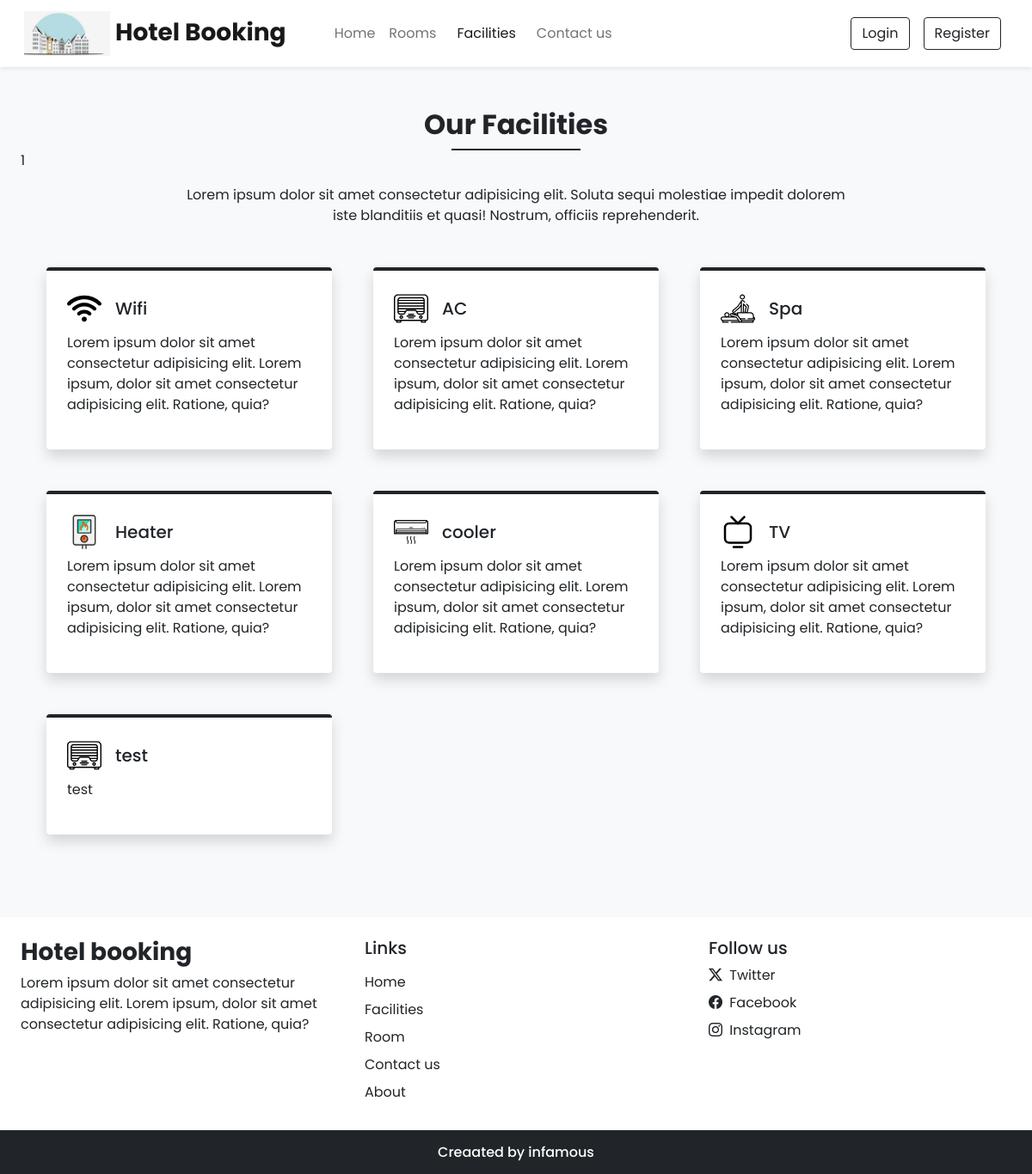
Screenshot of /facilities.php with the database file from the repository.
### tables this page shows
CREATE TABLE `facilities` (
  `id` int(11) NOT NULL,
  `icon` varchar(150) NOT NULL,
  `name` varchar(150) NOT NULL,
  `description` varchar(150) NOT NULL
);

### admin/inc/db_config.php (called while the page is built, shortened)
<?php
function selectAll($table) {
    $con = $GLOBALS['con'];
    $res = mysqli_query($con, "SELECT * FROM $table");
    return $res;
}
?>

### facilities.php (the view, shortened to what this page needs)
<!DOCTYPE html>
<html lang="en">
<head>
  <?php require('inc/links.php')?>
</head>
<body class="bg-light">
   <?php require('inc/header.php')?>
  <div class="my-5 px-4">
    <h2 class="fw-bold h-font text-center">Our Facilities</h2>
    <div class="h-line bg-dark"></div>1
    <p class="text-center mt-3">
      Lorem ipsum dolor sit amet consectetur adipisicing elit. Soluta sequi molestiae impedit dolorem <br>iste blanditiis et quasi! Nostrum, officiis reprehenderit.
    </p>
  </div>
  <div class="container">
    <div class="row">
      <?php
        $res=selectAll('facilities');
        $path=FEATURES_IMG_PATH;
        while($row=mysqli_fetch_assoc($res)){
          echo<<<data
          <div class="col-lg-4 col-md-6 mb-5 px-4">
            <div class="bg-white rounded shadow p-4 border-top border-4 border-dark pop">
              <div class="d-flex align-items-center mb-2">
                <img src="{$path}{$row['icon']}" width="40px">
                <h5 class="m-0 ms-3">{$row['name']}</h5>
              </div>
              <p>{$row['description']}</p>
            </div>
          </div>
          data;
        }
      ?>
    </div>
  </div>
    <?php require('inc/footer.php')?>
</body>
</html>

### css/common.css (style rules this page uses)
:root { --teal:#2ec1ac; --teal_hover:#279e8c; }
* { font-family: 'Poppins', sans-serif; }
.h-line { width: 150px; margin: 0 auto; height: 1.7px; }

### rows the page displays
facilities: icon (picture), name "Wifi", description "Lorem ipsum dolor sit amet consectetur adipisicing elit. Lorem ipsum, dolor sit amet consectetur adipisicing elit. Ratione, quia?"
facilities: icon (picture), name "AC", description "Lorem ipsum dolor sit amet consectetur adipisicing elit. Lorem ipsum, dolor sit amet consectetur adipisicing elit. Ratione, quia?"
facilities: icon (picture), name "Spa", description "Lorem ipsum dolor sit amet consectetur adipisicing elit. Lorem ipsum, dolor sit amet consectetur adipisicing elit. Ratione, quia?"
facilities: icon (picture), name "Heater", description "Lorem ipsum dolor sit amet consectetur adipisicing elit. Lorem ipsum, dolor sit amet consectetur adipisicing elit. Ratione, quia?"
facilities: icon (picture), name "cooler", description "Lorem ipsum dolor sit amet consectetur adipisicing elit. Lorem ipsum, dolor sit amet consectetur adipisicing elit. Ratione, quia?"
facilities: icon (picture), name "TV", description "Lorem ipsum dolor sit amet consectetur adipisicing elit. Lorem ipsum, dolor sit amet consectetur adipisicing elit. Ratione, quia?"
facilities: icon (picture), name "test", description "test"
